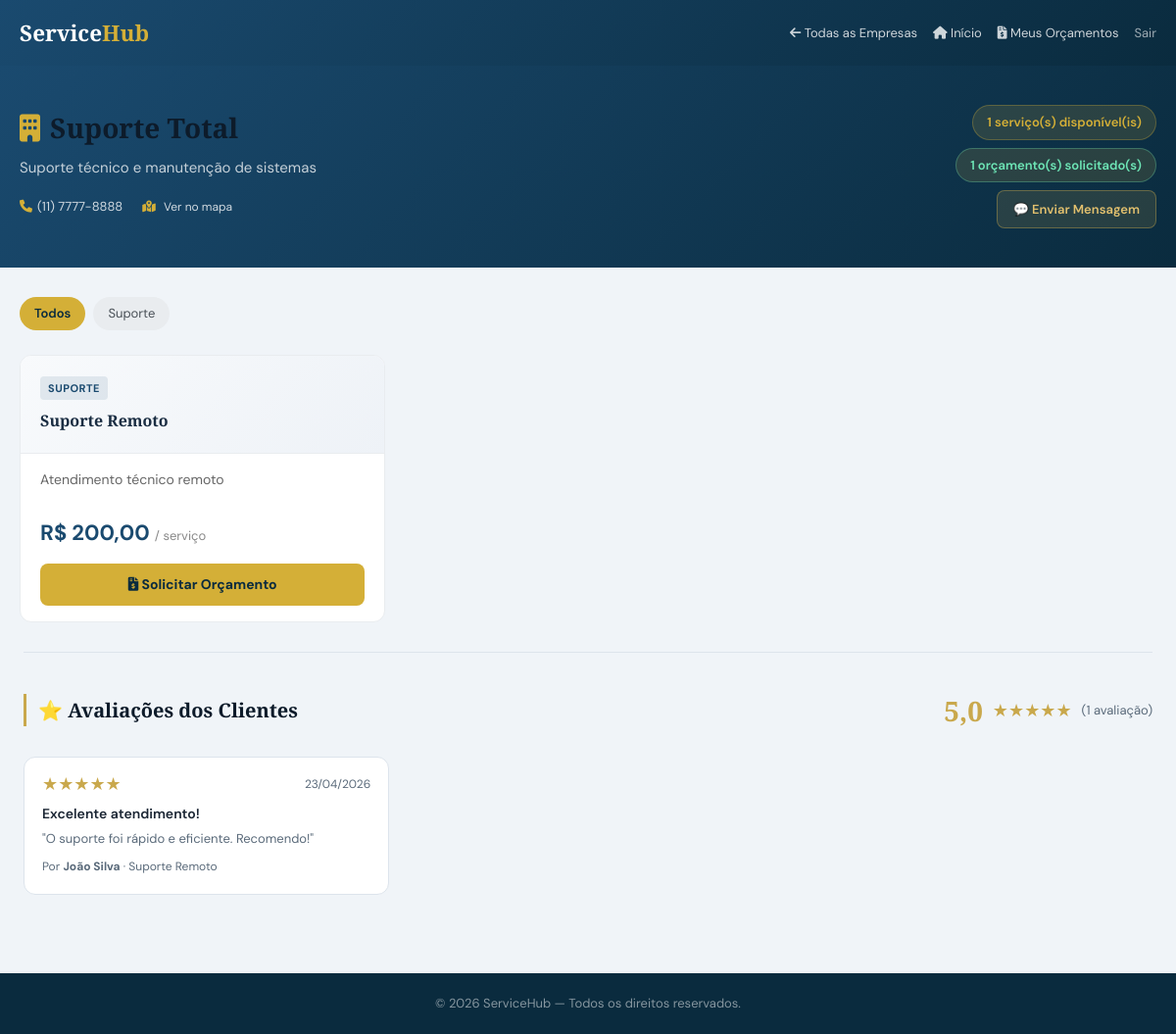
The app's page /clientes/empresa.php?id=3 (signed in) with its own data.
### tables this page shows
CREATE TABLE empresas (
    id INT AUTO_INCREMENT PRIMARY KEY,
    nome_empresa VARCHAR(100) NOT NULL,
    email VARCHAR(100) NOT NULL UNIQUE,
    senha VARCHAR(255) NOT NULL,
    cnpj VARCHAR(20) UNIQUE,
    telefone VARCHAR(20),
    endereco TEXT,
    descricao TEXT,
    logo VARCHAR(255),
    site VARCHAR(100),
    status TINYINT DEFAULT 1 COMMENT '1=Ativa, 0=Inativa',
    created_at TIMESTAMP DEFAULT CURRENT_TIMESTAMP,
    updated_at TIMESTAMP DEFAULT CURRENT_TIMESTAMP ON UPDATE CURRENT_TIMESTAMP
);

CREATE TABLE servicos (
    id INT AUTO_INCREMENT PRIMARY KEY,
    empresa_id INT,
    nome VARCHAR(100) NOT NULL,
    descricao TEXT,
    valor DECIMAL(10,2) NOT NULL,
    duracao_estimada INT COMMENT 'Duração em horas',
    categoria VARCHAR(50),
    status TINYINT DEFAULT 1 COMMENT '1=Ativo, 0=Inativo',
    created_at TIMESTAMP DEFAULT CURRENT_TIMESTAMP,
    updated_at TIMESTAMP DEFAULT CURRENT_TIMESTAMP ON UPDATE CURRENT_TIMESTAMP,
    FOREIGN KEY (empresa_id) REFERENCES empresas(id) ON DELETE CASCADE
);

CREATE TABLE avaliacoes (
    id            INT AUTO_INCREMENT PRIMARY KEY,
    orcamento_id  INT NOT NULL,
    cliente_id    INT NOT NULL,
    empresa_id    INT NOT NULL,
    nota          TINYINT NOT NULL COMMENT '1 a 5 estrelas',
    titulo        VARCHAR(100),
    comentario    TEXT,
    resposta      TEXT    COMMENT 'Resposta da empresa',
    created_at    TIMESTAMP DEFAULT CURRENT_TIMESTAMP,
    updated_at    TIMESTAMP DEFAULT CURRENT_TIMESTAMP ON UPDATE CURRENT_TIMESTAMP,
    CONSTRAINT nota_range CHECK (nota BETWEEN 1 AND 5),
    FOREIGN KEY (orcamento_id) REFERENCES orcamentos(id)  ON DELETE CASCADE,
    FOREIGN KEY (cliente_id)   REFERENCES clientes(id)    ON DELETE CASCADE,
    FOREIGN KEY (empresa_id)   REFERENCES empresas(id)    ON DELETE CASCADE,
    UNIQUE KEY uq_avaliacao_orcamento (orcamento_id)   
);

CREATE TABLE clientes (
    id INT AUTO_INCREMENT PRIMARY KEY,
    nome VARCHAR(100) NOT NULL,
    email VARCHAR(100) NOT NULL UNIQUE,
    senha VARCHAR(255) NOT NULL,
    telefone VARCHAR(20),
    endereco TEXT,
    cpf_cnpj VARCHAR(20),
    tipo ENUM('fisica','juridica') DEFAULT 'fisica',
    created_at TIMESTAMP DEFAULT CURRENT_TIMESTAMP,
    updated_at TIMESTAMP DEFAULT CURRENT_TIMESTAMP ON UPDATE CURRENT_TIMESTAMP
);

### clientes/empresa.php (the view, shortened to what this page needs)
<?php
require_once '../includes/config.php';
require_once '../includes/functions.php';
$empresa_id = (int)($_GET['id'] ?? 0);
$stmt = $pdo->prepare("SELECT * FROM empresas WHERE id = ? AND status = 1");
$stmt->execute([$empresa_id]);
$empresa = $stmt->fetch();
$catFiltro = trim($_GET['categoria'] ?? '');
$sqlSvc = "SELECT * FROM servicos WHERE empresa_id = ? AND status = 1";
$paramsSvc = [$empresa_id];
$sqlSvc .= " ORDER BY nome";
$stmtSvc = $pdo->prepare($sqlSvc);
$stmtSvc->execute($paramsSvc);
$servicos = $stmtSvc->fetchAll();
$categorias = $pdo->prepare(
    "SELECT DISTINCT categoria FROM servicos WHERE empresa_id = ? AND categoria IS NOT NULL AND categoria != '' AND status = 1 ORDER BY categoria"
);
$categorias->execute([$empresa_id]);
$categorias = $categorias->fetchAll(PDO::FETCH_COLUMN);
$cid = $_SESSION['cliente_id'];
$orcEmpresaStmt = $pdo->prepare("SELECT COUNT(*) FROM orcamentos WHERE cliente_id = ? AND empresa_id = ?");
$orcEmpresaStmt->execute([$cid, $empresa_id]);
$totalOrcEmpresa = $orcEmpresaStmt->fetchColumn();
$avalDados = mediaAvaliacoes($pdo, $empresa_id);
$avalStmt = $pdo->prepare("
    SELECT a.*, c.nome AS cliente_nome, s.nome AS servico_nome
    FROM avaliacoes a
    JOIN clientes c ON c.id = a.cliente_id
    JOIN orcamentos o ON o.id = a.orcamento_id
    LEFT JOIN servicos s ON s.id = o.servico_id
    WHERE a.empresa_id = ?
    ORDER BY a.created_at DESC LIMIT 6");
$avalStmt->execute([$empresa_id]);
$avaliacoes = $avalStmt->fetchAll();
?>
<!DOCTYPE html>
<html lang="pt-BR">
<head>
    <link rel="stylesheet" href="../css/estilo.css">
    <link rel="stylesheet" href="https://cdnjs.cloudflare.com/ajax/libs/font-awesome/6.0.0/css/all.min.css">
</head>
<body>
<nav class="navbar">
    <div class="inner">
        <h2 style="color:white; margin:0;">Service<span style="color:#d4af37;">Hub</span></h2>
        <div style="display:flex;gap:16px;align-items:center;flex-wrap:wrap;">
            <a href="empresas.php" style="color:rgba(255,255,255,.8);font-size:13px;">
                <i class="fas fa-arrow-left"></i> Todas as Empresas
            </a>
            <a href="../dashboard_cliente.php" style="color:rgba(255,255,255,.8);font-size:13px;">
                <i class="fas fa-home"></i> Início
            </a>
            <a href="../orcamentos/index.php" style="color:rgba(255,255,255,.8);font-size:13px;">
                <i class="fas fa-file-invoice-dollar"></i> Meus Orçamentos
            </a>
            <a href="../logout.php" style="color:rgba(255,255,255,.6);font-size:13px;">Sair</a>
        </div>
    </div>
</nav>
<div class="empresa-hero">
    <div class="inner">
        <div style="display:flex;justify-content:space-between;align-items:flex-start;flex-wrap:wrap;gap:16px;">
            <div>
                <h1><i class="fas fa-building" style="color:#d4af37;margin-right:10px;"></i><?= htmlspecialchars($empresa['nome_empresa']) ?></h1>
                <p><?= htmlspecialchars($empresa['descricao'] ?? 'Empresa especializada em serviços de qualidade.') ?></p>
                <div class="empresa-meta">
                    <?php if ($empresa['telefone']): ?><span><i class="fas fa-phone"></i><?= htmlspecialchars($empresa['telefone']) ?></span><?php endif; ?>
                    <?php if (!empty($empresa['latitude'])): ?><span><a href="https://www.openstreetmap.org/?mlat=<?= $empresa['latitude'] ?>&mlon=<?= $empresa['longitude'] ?>#map=16/<?= $empresa['latitude'] ?>/<?= $empresa['longitude'] ?>" target="_blank" style="color:rgba(255,255,255,.8);font-size:12px;"><i class="fas fa-map-marked-alt"></i> Ver no mapa</a></span><?php endif; ?>
                </div>
            </div>
            <div style="display:flex;flex-direction:column;gap:8px;align-items:flex-end;">
                <span class="stat-pill"><?= count($servicos) ?> serviço(s) disponível(is)</span>
                <?php if ($totalOrcEmpresa > 0): ?>
                <span class="stat-pill" style="color:#6ee7b7;border-color:rgba(110,231,183,.3);">
                    <?= $totalOrcEmpresa ?> orçamento(s) solicitado(s)
                </span>
                <?php endif; ?>
                <a href="../chat/iniciar.php?empresa_id=<?=$empresa_id?>"
                   style="display:inline-flex;align-items:center;gap:6px;background:rgba(201,168,76,.15);border:1px solid rgba(201,168,76,.4);color:var(--gold-lt);border-radius:8px;padding:8px 16px;font-size:13px;font-weight:600;text-decoration:none;transition:all .2s;"
                   onmouseover="this.style.background='rgba(201,168,76,.3)'"
                   onmouseout="this.style.background='rgba(201,168,76,.15)'">
                  💬 Enviar Mensagem
                </a>
            </div>
        </div>
    </div>
</div>
<div class="main-content">
    <?php if (!empty($categorias)): ?>
    <div class="categorias-filtro">
        <a href="empresa.php?id=<?= $empresa_id ?>" class="categoria-btn <?= $catFiltro === '' ? 'active' : '' ?>">Todos</a>
        <?php foreach ($categorias as $cat): ?>
            <a href="empresa.php?id=<?= $empresa_id ?>&categoria=<?= urlencode($cat) ?>"
               class="categoria-btn <?= $catFiltro === $cat ? 'active' : '' ?>">
                <?= htmlspecialchars($cat) ?>
            </a>
        <?php endforeach; ?>
    </div>
    <?php endif; ?>
    <?php if (empty($servicos)): ?>
    <div class="empty-state">
        <i class="fas fa-briefcase" style="font-size:48px;display:block;margin-bottom:15px;color:#ccc;"></i>
        <h3>Nenhum serviço encontrado</h3>
        <p><?= $catFiltro ? 'Tente outra categoria.' : 'Esta empresa ainda não cadastrou serviços.' ?></p>
        <a href="empresas.php" style="color:#1a4a6f;">← Ver outras empresas</a>
    </div>
    <?php else: ?>
    <div class="servicos-grid">
        <?php foreach ($servicos as $s): ?>
        <div class="servico-card">
            <div class="servico-card-header">
                <?php if ($s['categoria']): ?>
                <span class="categoria-tag"><?= htmlspecialchars($s['categoria']) ?></span>
                <?php endif; ?>
                <h3><?= htmlspecialchars($s['nome']) ?></h3>
            </div>
            <div class="servico-card-body">
                <p class="servico-desc"><?= htmlspecialchars($s['descricao'] ?? 'Sem descrição disponível.') ?></p>
                <div class="servico-preco">
                    <?= formatMoney($s['valor']) ?>
                    <small>/ serviço</small>
                </div>
                <a href="../orcamentos/create.php?servico_id=<?= $s['id'] ?>&empresa_id=<?= $empresa_id ?>"
                   class="btn-solicitar">
                    <i class="fas fa-file-invoice-dollar"></i> Solicitar Orçamento
                </a>
            </div>
        </div>
        <?php endforeach; ?>
    </div>
    <?php endif; ?>
</div>
<div class="container" style="padding-top:0;">
  <div style="border-top:1px solid var(--border);padding-top:36px;margin-bottom:48px;">
    <div style="display:flex;align-items:center;justify-content:space-between;flex-wrap:wrap;gap:12px;margin-bottom:24px;">
      <h2 style="border-left:3px solid var(--gold);padding-left:12px;font-size:20px;">⭐ Avaliações dos Clientes</h2>
      <?php if ($avalDados['total'] > 0): ?>
        <div style="display:flex;align-items:center;gap:10px;">
          <span style="font-size:28px;font-weight:700;color:var(--gold);font-family:'Playfair Display',serif;"><?= number_format($avalDados['media'],1,',','') ?></span>
          <?= starRating($avalDados['media']) ?>
          <span style="font-size:13px;color:var(--text-muted);">(<?=$avalDados['total']?> avaliação<?= $avalDados['total']!=1?'ões':'' ?>)</span>
        </div>
      <?php endif; ?>
    </div>
    <?php if (empty($avaliacoes)): ?>
      <div style="text-align:center;padding:40px 20px;color:var(--text-muted);">
        <span style="font-size:40px;display:block;margin-bottom:10px;">💬</span>
        <p>Esta empresa ainda não possui avaliações.</p>
      </div>
    <?php else: ?>
      <div style="display:grid;grid-template-columns:repeat(auto-fill,minmax(300px,1fr));gap:16px;">
        <?php foreach ($avaliacoes as $av): ?>
        <div style="background:#fff;border:1px solid var(--border);border-radius:var(--radius);padding:18px;">
          <div style="display:flex;justify-content:space-between;align-items:flex-start;margin-bottom:8px;">
            <?= starRating($av['nota']) ?>
            <span style="font-size:12px;color:var(--text-muted);"><?= formatDate($av['created_at'],'d/m/Y') ?></span>
          </div>
          <?php if ($av['titulo']): ?>
            <div style="font-weight:600;font-size:14px;margin-bottom:4px;"><?= htmlspecialchars($av['titulo']) ?></div>
          <?php endif; ?>
          <?php if ($av['comentario']): ?>
            <p style="font-size:13px;color:var(--text-muted);line-height:1.6;margin-bottom:8px;">"<?= htmlspecialchars(mb_substr($av['comentario'],0,200)).(strlen($av['comentario'])>200?'…':'') ?>"</p>
          <?php endif; ?>
          <div style="font-size:12px;color:var(--text-muted);">
            Por <strong><?= htmlspecialchars($av['cliente_nome']) ?></strong>
            <?= $av['servico_nome'] ? '· '.$av['servico_nome'] : '' ?>
          </div>
        </div>
        <?php endforeach; ?>
      </div>
    <?php endif; ?>
  </div>
</div>
<footer style="background:#0a2b3e;color:rgba(255,255,255,.5);text-align:center;padding:20px;margin-top:0;font-size:13px;">
    © <?= date('Y') ?> ServiceHub — Todos os direitos reservados.
</footer>
</body>
</html>

### includes/functions.php (shortened to what this page needs)
<?php
function formatDate($date, $format = 'd/m/Y') {
    return (new DateTime($date))->format($format);
}
function formatMoney($value) {
    return 'R$ ' . number_format($value ?? 0, 2, ',', '.');
}
function starRating($nota, $small = false) {
    $size  = $small ? '14px' : '18px';
    $nota  = (float)$nota;
    $full  = (int)floor($nota);
    $half  = ($nota - $full) >= 0.4 ? 1 : 0;
    $empty = 5 - $full - $half;
    $html  = "<span class='stars' style='font-size:{$size};line-height:1;'>";
    $html .= str_repeat('<span style="color:#c9a84c;">★</span>', $full);
    $html .= str_repeat('<span style="color:#d0d8e0;">☆</span>', $empty);
    $html .= '</span>';
    return $html;
}
function mediaAvaliacoes($pdo, $empresa_id) {
    $stmt = $pdo->prepare("SELECT AVG(nota) AS media, COUNT(*) AS total FROM avaliacoes WHERE empresa_id = ?");
    $stmt->execute([$empresa_id]);
    return $stmt->fetch();
}

### css/estilo.css (style rules this page uses)
:root { --navy: #0d1b2a; --navy-mid: #132033; --navy-soft: #1a2d42; --gold: #c9a84c; --gold-lt: #e2c06e; --gold-dim: rgba(201,168,76,.15); --teal: #1e8a7a; --teal-lt: #26b09c; --red: #c0392b; --red-lt: #e74c3c; --green: #1a7a4a; --green-lt: #27ae60; --slate: #8fa3b8; --slate-lt: #b8ccd8; --surface: #ffffff; --bg: #f0f4f8; --border: #dde4ec; --text: #1a2533; --text-muted:#5a6a7a; --radius-sm: 6px; --radius: 12px; --radius-lg: 18px; --shadow-sm: 0 1px 4px rgba(13,27,42,.08); --shadow: 0 4px 20px rgba(13,27,42,.10); --shadow-lg: 0 12px 40px rgba(13,27,42,.14); --transition: .22s cubic-bezier(.4,0,.2,1); }
*, *::before, *::after { box-sizing: border-box; margin: 0; padding: 0; }
html { font-size: 15px; scroll-behavior: smooth; }
body { font-family: 'DM Sans', system-ui, sans-serif; background: var(--bg); color: var(--text); line-height: 1.65; -webkit-font-smoothing: antialiased; }
h1,h2,h3 { font-family: 'Playfair Display', Georgia, serif; color: var(--navy); }
a { color: var(--gold); text-decoration: none; transition: color var(--transition); }
.container { max-width: 1200px; margin: 0 auto; padding: 32px 24px; }

### clientes/empresa.php (style rules this page uses)
.navbar { background: linear-gradient(135deg, #1a4a6f 0%, #0a2b3e 100%); padding: 15px 0; position: sticky; top: 0; z-index: 100; }
.navbar .inner { max-width: 1280px; margin: 0 auto; padding: 0 20px; display: flex; justify-content: space-between; align-items: center; gap: 12px; flex-wrap: wrap; }
.empresa-hero { background: linear-gradient(135deg, #1a4a6f 0%, #0a2b3e 100%); color: white; padding: 40px 0; }
.empresa-hero .inner { max-width: 1280px; margin: 0 auto; padding: 0 20px; }
.empresa-hero h1 { font-size: 28px; margin-bottom: 6px; }
.empresa-hero p { color: rgba(255,255,255,.75); font-size: 15px; }
.empresa-meta { display: flex; flex-wrap: wrap; gap: 20px; margin-top: 16px; }
.empresa-meta span { font-size: 13px; color: rgba(255,255,255,.8); }
.empresa-meta i { color: #d4af37; margin-right: 5px; }
.stat-pill { background: rgba(212,175,55,.15); border: 1px solid rgba(212,175,55,.3); color: #d4af37; padding: 6px 14px; border-radius: 20px; font-size: 13px; font-weight: 600; }
.main-content { max-width: 1280px; margin: 0 auto; padding: 30px 20px; }
.categorias-filtro { display: flex; flex-wrap: wrap; gap: 8px; margin-bottom: 25px; }
.categoria-btn { padding: 6px 15px; background: #e9ecef; border-radius: 20px; text-decoration: none; color: #495057; font-size: 13px; transition: all 0.2s; }
.categoria-btn:hover, .categoria-btn.active { background: #d4af37; color: #0a2b3e; font-weight: 600; }
.servicos-grid { display: grid; grid-template-columns: repeat(auto-fill, minmax(280px, 1fr)); gap: 20px; }
.servico-card { background: white; border-radius: 12px; border: 1px solid #e9ecef; overflow: hidden; transition: all 0.3s; display: flex; flex-direction: column; }
.servico-card-header { background: linear-gradient(135deg, #f8fafc, #eef2f7); padding: 20px; border-bottom: 1px solid #e9ecef; }
.servico-card-header .categoria-tag { font-size: 11px; font-weight: 700; text-transform: uppercase; letter-spacing: 0.5px; color: #1a4a6f; background: rgba(26,74,111,.1); padding: 3px 8px; border-radius: 4px; display: inline-block; margin-bottom: 8px; }
.servico-card-header h3 { font-size: 16px; color: #1a2d42; margin: 0; }
.servico-card-body { padding: 16px 20px; flex: 1; display: flex; flex-direction: column; }
.servico-desc { color: #666; font-size: 14px; line-height: 1.5; flex: 1; margin-bottom: 14px; }
.servico-preco { font-size: 22px; font-weight: 700; color: #1a4a6f; margin: 12px 0; }
.servico-preco small { font-size: 13px; font-weight: 400; color: #888; }
.btn-solicitar { background: #d4af37; color: #0a2b3e; padding: 10px 16px; border-radius: 8px; text-decoration: none; text-align: center; font-weight: 700; font-size: 14px; transition: background 0.2s; display: block; }

### records on screen
empresas: nome_empresa "Suporte Total", descricao "Suporte técnico e manutenção de sistemas", telefone "(11) 7777-8888"
servicos: categoria "SUPORTE", nome "Suporte Remoto", descricao "Atendimento técnico remoto", valor "R$ 200,00"
avaliacoes: nota "★ ★ ★ ★ ★", created_at "23/04/2026", titulo "Excelente atendimento!", comentario "O suporte foi rápido e eficiente. Recomendo!", cliente.nome "João Silva", servicos.nome "Suporte Remoto"

### other values on screen
count($servicos) "1"
$totalOrcEmpresa "1"
$cat "Suporte"
$avalDados['media'] "5,0"
str_repeat('<span style="color:#c9a84c;">★</span>', $full) "★ ★ ★ ★ ★"
$avalDados['total'] "1"
